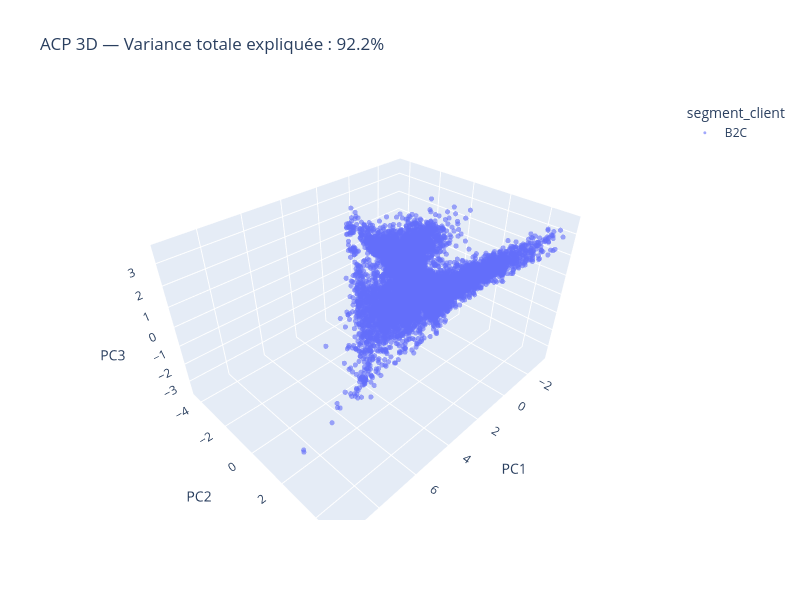

Notebook source saved alongside this figure:
### Markdown cell above
## 9. 🌐 Visualisation 3D — Ajouter une troisième composante

En ajoutant **PC3**, on capture encore plus de variance.
Le graphique 3D est interactif : **cliquez-glissez pour faire pivoter** !

### Code cell
pca_3d = PCA(n_components=3)
components_3d = pca_3d.fit_transform(X_scaled)

total_var_3d = pca_3d.explained_variance_ratio_.sum() * 100

df_3d = pd.DataFrame(components_3d, columns=['PC1', 'PC2', 'PC3'])
df_3d['segment_client'] = df_plot['segment_client'].values
df_3d['age_client']     = df_plot['age_client'].values

fig = px.scatter_3d(
    df_3d, x='PC1', y='PC2', z='PC3',
    color='segment_client',
    hover_data=['age_client'],
    labels={'PC1': 'PC1', 'PC2': 'PC2', 'PC3': 'PC3'},
    title=f'ACP 3D — Variance totale expliquée : {total_var_3d:.1f}%',
    opacity=0.6,
    width=800, height=600
)
fig.update_traces(marker=dict(size=3))
fig.show()

print(f"\n💡 En passant de 2D à 3D, on gagne {total_var_3d-(var_1+var_2):.1f}% de variance supplémentaire")

### Figure 1 — Plotly figure (JSON) as saved in the notebook; plotly's stock layout.template omitted (floating-point values rounded to 4 significant figures; data arrays with more than 128 entries replaced by an {"elided": "..."} marker saying what was removed)
{"data": [{"customdata": {"elided": "8596x1 int values"}, "hovertemplate": "segment_client=B2C<br>PC1=%{x}<br>PC2=%{y}<br>PC3=%{z}<br>age_client=%{customdata[0]}<extra></extra>", "legendgroup": "B2C", "marker": {"color": "#636efa", "opacity": 0.6, "size": 3, "symbol": "circle"}, "mode": "markers", "name": "B2C", "scene": "scene", "showlegend": true, "type": "scatter3d", "x": {"elided": "8596 float values"}, "y": {"elided": "8596 float values"}, "z": {"elided": "8596 float values"}}], "layout": {"height": 600, "legend": {"title": {"text": "segment_client"}, "tracegroupgap": 0}, "scene": {"domain": {"x": [0, 1], "y": [0, 1]}, "xaxis": {"title": {"text": "PC1"}}, "yaxis": {"title": {"text": "PC2"}}, "zaxis": {"title": {"text": "PC3"}}}, "title": {"text": "ACP 3D — Variance totale expliquée : 92.2%"}, "width": 800}}
